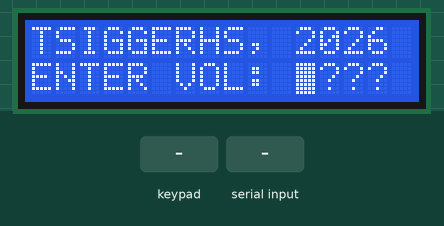
A sketch run on a simulated Arduino Uno, built with avr-gcc and run on an emulated ATmega328P. Shown: 16×2 character LCD. Wiring (inferred from the names in the program): 24Cxx EEPROM at I2C address 0x50. The test bench sets the inputs (shaded band). EEPROM starts erased; what the sketch prints to the serial monitor is not drawn.

Above: at 1.2 s.
1.3 s: keypad keys 7 6 5 4 pressed 0.4 s apart
At 2.9 s:
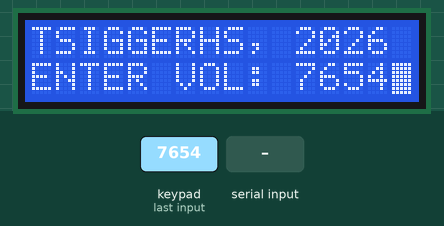
At 4.3 s:
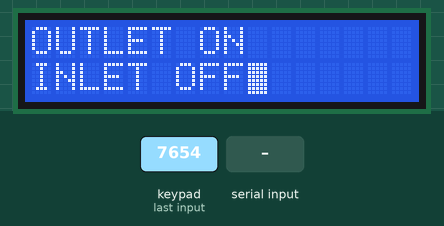
4.4 s: "90,45\n" received over Serial
At 7.3 s:
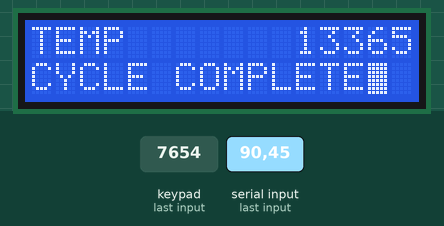
Timing chart, 0 to 8.8 s (numbered marks = the images above; inputs shaded):
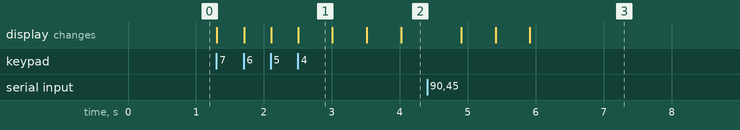

The sketch:

WaterTank.ino
```cpp
#include <LiquidCrystal.h>//VIVLIOTHIKES GIA TO LCD,KEYPAD KAI I2C EPIKOINONIA
#include <Keypad.h>
#include <Wire.h>

#define EEPROM_ID 0xA0 >> 1//DEFINE TIS DIEYTIHINSEIS GIA EUKOLIA
#define INLET 0x00
#define OUTLET 0x01
#define LOW_FLOATER 0x11
#define VOLUME 0x30
#define TEMP  0x31
#define HEATER 0x02
#define STIRRER 0x04

int cursor=11,i=0,target_temp=26,temp,position=16,digit[4];//DHLWSEIS METAVLITWN INT,UNSIGNED_INT KAI CHAR
unsigned int desired_vol=0,vol=0;
char floater_value,Hbyte,Lbyte ;

const int rs =13,en=12,d4=8,d5=9,d6=10,d7=11;//DHLWSH KAI SYNDESH LCD
LiquidCrystal lcd(rs,en,d4,d5,d6,d7);

const byte ROWS = 4;//DHLWSH KAI SYNDESH KEYPAD
const byte COLS = 4;
char keys[ROWS][COLS] = {
  {'1','2','3','A'},
  {'4','5','6','B'},
  {'7','8','9','C'},
  {'*','0','#','D'}
};
byte rowPins[ROWS] = {A0, A1, A2, A3};
byte colPins[COLS] = {7, 6, 5,4};
Keypad customkeypad = Keypad(makeKeymap(keys), rowPins, colPins, ROWS, COLS);//KEYPAD


void setup() {//ARXH SETUP GIA EMFANISI MONO MIA FORA

  lcd.begin(16,2);//DHLWSH KAI XEKINIMA TWN EPIKOINWNIWN
  Serial.begin(9600);
  Wire.begin();

  lcd.setCursor(0,0);//EMFANISI ARXIKOY MHNYMATOS STHN PRWTH KAI DEYTERH SEIRA ME TO EPITHETO AM KAI PROTROPI STON XRHSTH
  lcd.print("TSIGGERHS, 2026");
  lcd.setCursor(0,1);
  lcd.print("ENTER VOL: ????");
  lcd.setCursor(11,1);
  lcd.cursor();//RYTHMISI NA EMFANIZETAI O CURSORS OPOU THA FAINETAI POY THA GRAPSEI O XRHSTHS
  lcd.blink();

}//TELOS SETUP

void loop() {//ARXH LOOP GIA SYNEXIS EPANALIPSI EKTOS AN DEN TO EPITREPSOUN OI ELEGXOI MAS

  char key = customkeypad.getKey();//DHLWSH METAVLITIS KEY GIA THN EISAGWGH XARAKTHRWN APO TO KEYPAD

  if (key && cursor<=14) { //ELEGXOS AN PATITHIKE KOUMPI KAI AN O CURSORAS EINAI STI THESI POU EPITHIMOUME DHLADH 14
    lcd.setCursor(cursor, 1);   //EMPAFNISI TOY ARITHMOU POY PATITHIKE STHN SWSTH THESI
    lcd.print(key);

    digit[i]= key - '0';//APOTHIKEUSI TWN PSIFIWN SE PINAKA

    Wire.beginTransmission(EEPROM_ID);//ENARJH METADOSHS I2C GIA NA EPIKINONISOUME KAI NA APOTHIKEUSOUME STHN MNHMH EEPROM
    Wire.write(position);
    Wire.write(key);
    Wire.endTransmission();//TELOS METADOSHS I2C

    i++;//AUJHSH METAVLITWN GIA NA DIATGIROUME TH THESI POU THELOUME KATHE FORA
    position++;
    cursor++;
  }else if(cursor == 15){//ELEGXOS WSTE AN PATITHIKAN 4 PSIFIA NA PROXWRHSEI TO PROGRAMMA
    desired_vol = digit[0]*1000 + digit[1]*100 + digit[2]*10 + digit[3];//YPOLOGISMOS TOU VOULUME POU PATHSE O XRHSTHS
    lcd.noCursor();//SVISIMO CURSORA AFOU DEN THA GRAPSEI KATI ALLO O XRSTHS

    delay(500);//MIKRO DELAY 0.5sec

    lcd.clear();//KATHARISMA OTHONIS KAI EKTIPOSI KAINOURGIOU MINIMATOS STH PRWTH KAI DEUTERI SEIRA
    lcd.setCursor(0,0);
    lcd.print("SAVING VOLUME");
    lcd.setCursor(0,1);
    lcd.print("TO EEPROM");

    delay(500);//MIKRO DELAY

    lcd.clear();//KATHARISMA OTHONIS KAI EKTIPOSI TOU VOLUME POY PATITHIKE APO TON XRHSTH
    lcd.setCursor(0,0);
    lcd.print("VOLUME  ");
    lcd.setCursor(9,0);
    lcd.print(desired_vol);

    delay(500);//MIKRO DELAY

    lcd.clear();//KATHARISMA LCD KAI EKTIPOSI MINIMATOS OPOU ENIMERONI TON XRHSH GIA TH KATASTASI THS DEXAMENIS
    lcd.setCursor(0,0);
    lcd.print("OUTLET ON");
    lcd.setCursor(0,1);
    lcd.print("INLET OFF");

    Serial.write(INLET);//EISAGWGH THS DIEUTHINSIS TIS VALVIDAS KAI KLEISIMO EKEINIS
    Serial.write(0x00);

    Serial.write(OUTLET);//EISAGWGH THS DIEUTHINSIS TIS VALVIDAS KAI ANOIGMA EKEINIS
    Serial.write(0x01);

    do{//LOOP KAI DIAVSMA SYNEXOS TIS TIMIS TOY LOW FLOATER WSTE NA KATALAVOUME POTE THA ADIASEI H DEJAMENI
      Serial.write(LOW_FLOATER);
      while(!Serial.available()){}
      floater_value = Serial.read();
    }while(floater_value == 1);

    Serial.write(OUTLET);//EISAGWGH THS DIEUTHINSIS TIS VALVIDAS KAI KLEISIMO EKEINIS
    Serial.write(0x00);

    delay(500);//MIKRO DELAY

    lcd.clear();//KATHARISMA LCD KAI EKTIPOSI MINIMATOS OPOU ENIMERONI TON XRHSH GIA TH KATASTASI THS DEXAMENIS
    lcd.setCursor(0,0);
    lcd.print("OUTLET OFF");
    lcd.setCursor(0,1);
    lcd.print("INLET ON");

    Serial.write(INLET);//EISAGWGH THS DIEUTHINSIS TIS VALVIDAS KAI ANOIGMA EKEINIS
    Serial.write(0x01);

    do{//LOOP KAI DIAVSMA SYNEXOS TIS TIMIS TOU ASITHITIRA VOLUME MEXRI NA FTASEI TIN EPITHMITI TIMI TOU XRHSTH
      Serial.write(VOLUME);
      while(!Serial.available()){}
      Hbyte=Serial.read();
      while(!Serial.available()){}
      Lbyte=Serial.read();
      vol =(Hbyte << 8) |(0x00ff&Lbyte);
    }while(vol <= desired_vol);

    Serial.write(INLET);//EISAGWGH THS DIEUTHINSIS TIS VALVIDAS KAI KLEISIMO EKEINIS
    Serial.write(0x00);

    delay(500);//MIKRO DELAY

    lcd.clear();//KATHARISMA LCD KAI EKTIPOSI MINIMATOS OPOU ENIMERONI TON XRHSH GIA TH KATASTASI THS DEXAMENIS
    lcd.setCursor(0,0);
    lcd.print("TEMP     ");
    lcd.setCursor(0,1);
    lcd.print("STIR/HEATER ON");

    Serial.write(STIRRER);//EISAGWGH THS DIEUTHINSIS TOY STIRRER KAI ANOIGMA MESW SEIRIAKIS EPIKOINWNIAS
    Serial.write(0x01);

    Serial.write(HEATER);//EISAGWGH THS DIEUTHINSIS TOY HEATER KAI ANOIGMA MESW SEIRIAKIS EPIKOINWNIAS
    Serial.write(0x01);

    do{//DIAVASMA ASSTHITIRA THERMOKRASIAS KAI DIAKOPH PROGRAMMATOS MEXRI NA FTASEI TIN EPITHIMITI THERMOKRASIA ME DIARKIS ENIMEROSI THS THERMOKRASIAS
      Serial.write(TEMP);
      while(!Serial.available()){}
      Hbyte=Serial.read();
      while(!Serial.available()){}
      Lbyte=Serial.read();
      temp =(Hbyte << 8) |(0x00ff&Lbyte);
      lcd.setCursor(11,0);
      lcd.print(temp);
    }while(temp < target_temp);

    Serial.write(STIRRER);//EISAGWGH THS DIEUTHINSIS TOY SIRRER KAI ANOIGMA MESW SEIRIAKIS EPIKOINWNIAS
    Serial.write(0x00);

    Serial.write(HEATER);
    Serial.write(0x00);//EISAGWGH THS DIEUTHINSIS TOY HEATER KAI KKLEISIMO MESW SEIRIAKIS EPIKOINWNIAS

    delay(500);//MIKRO DELAY

    lcd.setCursor(11,0);//EKTYPWSI TIS THERMOKRASIAS KAI MHNYMA OTI TELEIWSE OLI DIADIKASIA
    lcd.print(temp);
    lcd.setCursor(0,1);
    lcd.print("CYCLE COMPLETE");


    cursor++;//AUJHSH TOU CURSOR GIA NA MHN JANA ARXISEI TO LOOP


  }//TELOS ELEGXOY


}//TELOS LOOP
```

Measured:
- after the input at 1.3 s, the display: first changes at once (image 1 shows a later state)
- after the input at 4.4 s, the display: first changes after 0.51 s (image 3 shows a later state)
- what the display in image 1 shows lasts 0.5 s, from 2.5 s to 3.0 s
